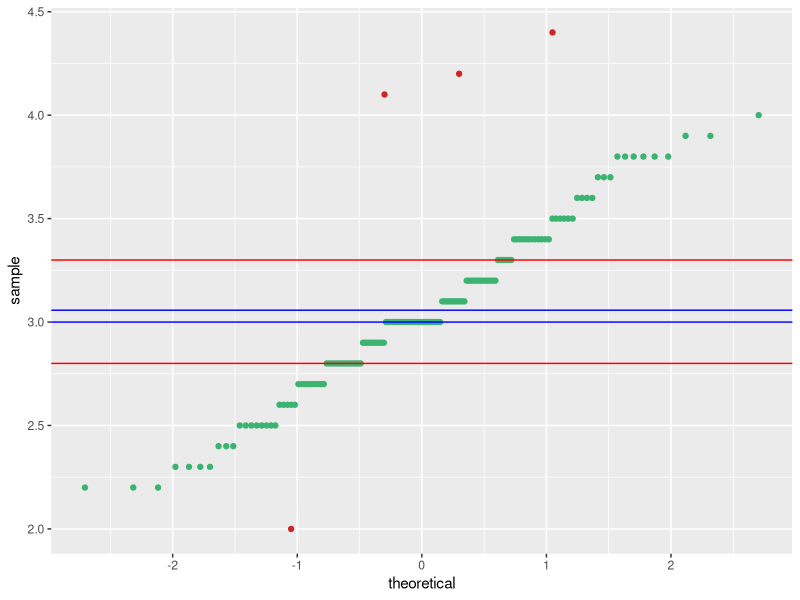

The R script that drew this image:

library(ggplot2)
library(gridExtra)

# Generate data
data.orig <- subset(iris,,select=c("Sepal.Width"))
data.plot <- as.data.frame(stack(data.orig))
names(data.plot) <- c("Values","Variable")

# get stats
data.mean <- mean(data.plot$Values)
data.median <- median(data.plot$Values)

# identify outliers
data.outliers <- boxplot.stats(data.plot$Values)
data.outlierindex <- data.plot$Values %in% data.outliers$out
data.plot$outliers <- "NOT"
data.plot$outliers[data.outlierindex] <- "IS"


x3 <- ggplot(data.plot, aes(sample=Values)) 
x3 <- x3 + stat_qq()

cbPalette <- c("#999999", "#E69F00", "#56B4E9", "#009E73", "#F0E442", "#0072B2", "#D55E00", "#CC79A7")
scale_colour_manual(values=cbPalette)
scale_fill_manual(values=cbPalette)

# scale_fill_brewer()

colss <- c(IS="firebrick3", NOT="mediumseagreen")

x3 <- ggplot(data.plot)
x3 <- x3 + scale_colour_manual(values = colss) +   # outliers colours
  scale_fill_manual(values = colss)       # boxes colours
x3 <- x3 + stat_qq(aes(sample=Values, colour = factor(outliers)))  
x3 <- x3 + geom_hline(yintercept = data.mean, color="blue")
x3 <- x3 + geom_hline(yintercept = data.median, color="blue")
x3 <- x3 + geom_hline(yintercept = data.outliers$stats[2], color="red")
x3 <- x3 + geom_hline(yintercept = data.outliers$stats[4], color="red")
x3 <- x3 + theme(legend.position="none")
#x3 <- x3 + geom_point(aes(colour = outliers)) + scale_colour_gradient(low = "blue")
x3

